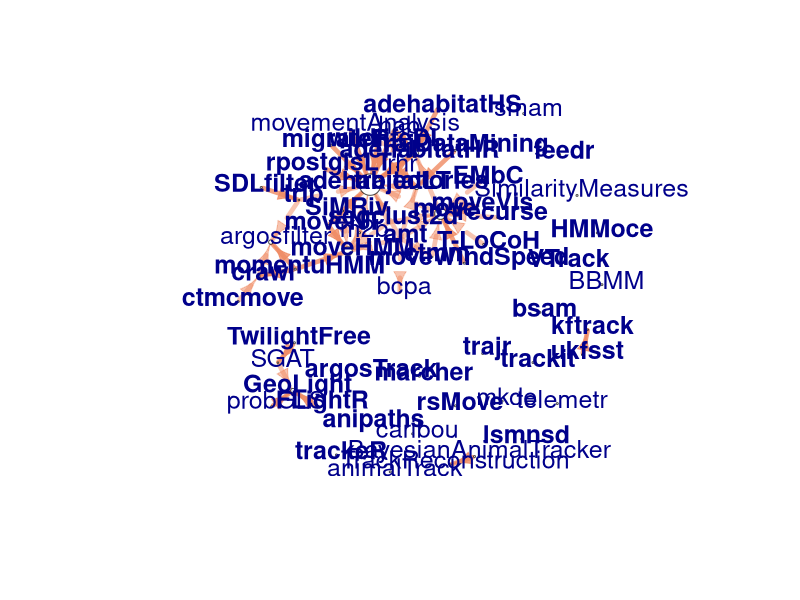

Source code (R):
######### Packages network graph
library(ggplot2)
library(igraph)
library(scales)
library(Matrix)
library(ggplot2)
library(tidyverse)

# Loading the names of packages we include in the review
mov_pac <- read.csv("packages_paper.csv",stringsAsFactors = FALSE)

mov_pac[mov_pac == "SGAT/TripEstimation"] <- "SGAT"
mov_pac[mov_pac == "TwGeos/BAStag"] <- "TwGeos"
mov_pac[mov_pac == "ukfsst/kfsst"] <- "ukfsst"

# loading the import + suggest information for each package
imports <- read.csv("RmovePackages-ImportSuggest-20180830.csv",stringsAsFactors = FALSE)

# getting the names of all packages that participate here as a dependent or dependency (or suggestion)
packages <- unique(c(imports$Package,imports$Dependency))
imports$Dependency[which(imports$Dependency=="-")] <- NA

# accomodating everything as a matrix of counts
packages <- packages[-which(packages=='-')] # excluding packages with neither dependencies or suggestions
pack.id <- 1:length(packages)
table.counts <- as.data.frame.matrix(table(imports$Package,imports$Dependency)) # table of counts with rows as list of packages and columns the packages they depend on/suggest
# but we only want to account for tracking packages. 

# So in the end, we want a matrix of counts which would be square, with rows and columns of tracking packages. 
# Problem? Not all tracking packages are counted as dependencies or suggestions of other packages, so they are not in the columns
# We are going to add the missing ones first (with zeros) and then remove the columns that should not be there

new_col <- setdiff(t(mov_pac),colnames(table.counts))
zero_matrix <- matrix(0,ncol=length(new_col),nrow=dim(table.counts)[1])
row.names(zero_matrix) <- row.names(table.counts)
colnames(zero_matrix) <- new_col
table.counts <- cbind.data.frame(table.counts,zero_matrix)

ind.mov.row <- match(t(mov_pac),row.names(table.counts))
ind.mov.col <- match(t(mov_pac),colnames(table.counts))

table.counts <- table.counts[ind.mov.row,ind.mov.col]
# making sure that the order is right
col.names.df <- colnames(table.counts)
row.names.df <- row.names(table.counts)
table.counts <- table.counts[order(row.names.df,decreasing = FALSE),order(col.names.df,decreasing = FALSE)]

# Table with information of all packages from the survey
data <- read_csv("RmovementPackagesInformation.csv")
# only keeping columns that we will use
data <- data[,c("Package","Active")]

data$Package[data$Package == "SGAT/TripEstimation"] <- "SGAT"
data$Package[data$Package == "TwGeos/BAStag"] <- "TwGeos"
data$Package[data$Package == "ukfsst/kfsst"] <- "ukfsst"

ind.mov.cran <- match(t(mov_pac),data$Package)
data <- data[ind.mov.cran,]

table.mov <- t(table.counts) # transposing for plotting

num_sugg <- apply(table.mov,1,sum) # total number of dep/sugg

g.matrix <- graph.adjacency(t(as.matrix(table.mov)), weighted=TRUE, mode = "directed",diag = FALSE)
g <- simplify(g.matrix)

font_text <- rep(1,nrow(data))
font_text[data$Active == "Yes"] <- 2 # bold for active packages
color_back <- "white" #alpha("snow3",data$downloads/max(data$downloads))

# now, we want to make dashed and more transparent arrows for suggestion but darker and solid arrows for import
el <- as_edgelist(g)
edges_sugg <- data.frame(suggesting=V(g)[el[,1]]$name, 
                         suggested=V(g)[el[,2]]$name,type="suggestion")
edges_sugg$type <- as.character(edges_sugg$type)

imports <- read.csv("RmovePackages-Import-20180830.csv",stringsAsFactors = FALSE) # we need an only import file 
imports <- imports[imports$Package %in% mov_pac$Package,]
for (i in 1:nrow(edges_sugg)){
  ind <- (imports$Package %in% as.character(edges_sugg$suggesting[i])) + 
    (imports$Dependency %in% as.character(edges_sugg$suggested[i]))
  if (any(ind == 2))
  { edges_sugg$type[i] <- "dependency"
  }
}

line_type <- rep(2,length(E(g)))
line_type[edges_sugg$type == "dependency"] <- 1
line_color <- rep(alpha("#ef8a62",0.5),length(E(g)))
line_color[edges_sugg$type == "dependency"] <- alpha("#ef8a62",0.8)

# General options for plotting. 
V(g)$label.family <- "Helvetica"
V(g)$label <- V(g)$name
V(g)$degree <- degree(g)
layout1 <- layout.fruchterman.reingold(g)
V(g)$label.color <-  "darkblue"
V(g)$label.font <- font_text
V(g)$frame.color <- alpha("black",0.7) 
V(g)$label.cex <- 1.5 
V(g)$color <- color_back 
V(g)$size <- 40 * num_sugg/sum(num_sugg) 
egam <- 3
E(g)$width <- egam*1.5
E(g)$arrow.size <- egam/3
E(g)$lty <- line_type
E(g)$color <- line_color

# pdf('NetworkImportSuggestTrack.pdf',width = 18,height = 16)
plot(g, layout=layout1,vertex.label.dist=0.5)
# dev.off()
